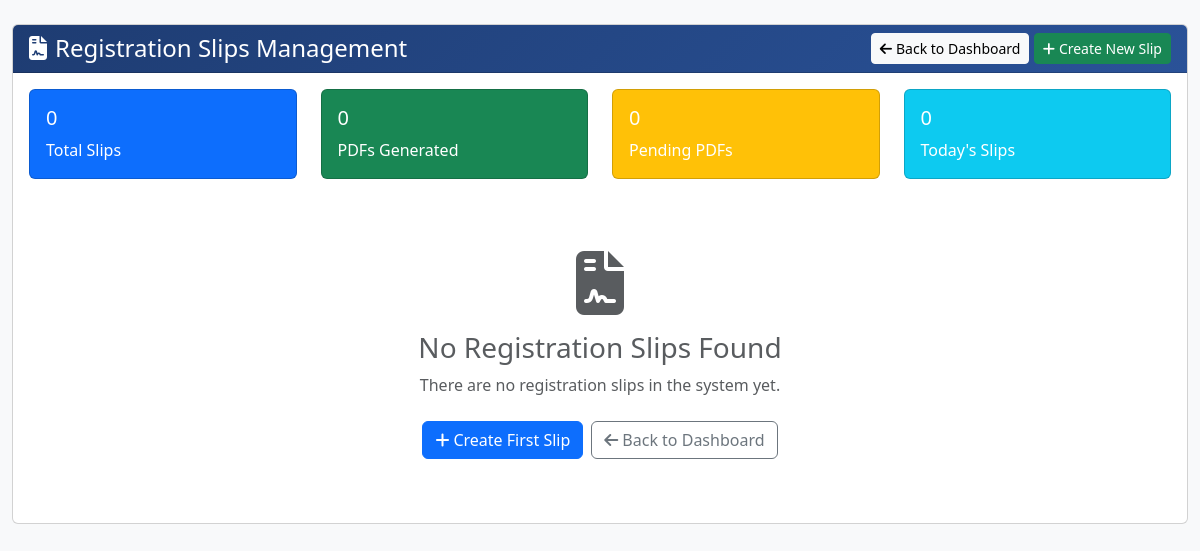
The page /admin/view_registration_slips (signed in) on the database as committed earlier.
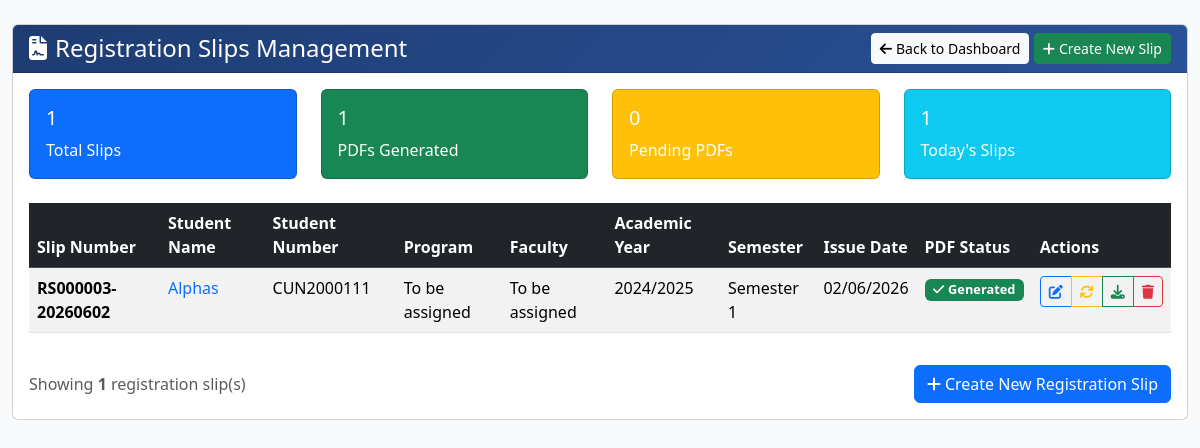
The same page on the database as committed later.
### app/models.py (models this page shows, shortened)
class RegistrationSlip(db.Model):
    __tablename__ = "registration_slip"
    id = db.Column(db.Integer, primary_key=True)
    slip_number = db.Column(db.String(50), unique=True, nullable=False)
    student_id = db.Column(db.Integer, db.ForeignKey('student.id'), nullable=False)
    issue_date = db.Column(db.DateTime, nullable=False, default=lambda: datetime.now(timezone.utc))
    pdf_filename = db.Column(db.String(255), nullable=True)
    created_by = db.Column(db.String(100), nullable=True)
    created_date = db.Column(db.DateTime, default=lambda: datetime.now(timezone.utc))
    academic_year = db.Column(db.String(20), nullable=True)
    semester = db.Column(db.String(20), nullable=True)
    program_name = db.Column(db.String(100), nullable=True)
    faculty_name = db.Column(db.String(100), nullable=True)
    student = db.relationship("Student", back_populates="registration_slips")

class Student(db.Model):
    __tablename__ = "student"
    id = db.Column(db.Integer, primary_key=True)
    student_number = db.Column(db.String(20), unique=True, nullable=False)
    name = db.Column(db.String(100), nullable=False)
    email = db.Column(db.String(120), unique=True, nullable=True)
    phone = db.Column(db.String(20), nullable=True)
    program = db.Column(db.String(50), nullable=True)
    faculty = db.Column(db.String(100), nullable=True)  # NEW: Added faculty field
    intake_year = db.Column(db.Integer, nullable=True)
    year_of_study = db.Column(db.Integer, nullable=True)
    semester = db.Column(db.String(20), nullable=True)  # NEW: Added semester field
    created_at = db.Column(db.DateTime, default=lambda: datetime.now(timezone.utc))
    user = db.relationship("User", back_populates="student_profile", uselist=False, foreign_keys=[User.student_id])
    payments = db.relationship("Payment", back_populates="student", lazy=True, cascade="all, delete-orphan")
    registrations = db.relationship("Registration", back_populates="student", lazy=True, cascade="all, delete-orphan")
    registration_slips = db.relationship("RegistrationSlip", back_populates="student", lazy=True, cascade="all, delete-orphan")

### app/routes/admin_routes.py (the view)
@admin_bp.route('/view_registration_slips')
@admin_required
def view_registration_slips():
    registration_slips = RegistrationSlip.query.order_by(RegistrationSlip.issue_date.desc()).all()
    today = datetime.utcnow().date()
    today_count = len([slip for slip in registration_slips if slip.issue_date.date() == today])
    return render_template('admin/view_registration_slips.html',
                         slips=registration_slips,
                         today_count=today_count)

### app/routes/admin_routes.py (called while the page is built)
def admin_required(f):
    @wraps(f)
    def decorated_function(*args, **kwargs):
        if 'user_id' not in session or session.get('role') != 'admin':
            flash("Please log in as admin to access this page.", "warning")
            return redirect(url_for('admin.admin_login'))
        return f(*args, **kwargs)
    return decorated_function

### app/templates/admin/view_registration_slips.html (shortened to what the changed rows need)
<!DOCTYPE html>
<html lang="en">
<head>
    <link rel="stylesheet" href="https://cdn.jsdelivr.net/npm/bootstrap@5.3.2/dist/css/bootstrap.min.css">
    <link rel="stylesheet" href="https://cdnjs.cloudflare.com/ajax/libs/font-awesome/6.4.0/css/all.min.css">
</head>
<body class="bg-light">
    <div class="container-fluid py-4">
        <div class="row">
            <div class="col-12">
                <div class="card">
                    <div class="card-body">
                        <div class="row mb-4">
                            <div class="col-md-3">
                                <div class="card text-white bg-primary">
                                    <div class="card-body">
                                        <h5 class="card-title">{{ slips|length }}</h5>
                                        <p class="card-text">Total Slips</p>
                                    </div>
                                </div>
                            </div>
                            <div class="col-md-3">
                                <div class="card text-white bg-success">
                                    <div class="card-body">
                                        <h5 class="card-title">{{ slips|selectattr('pdf_filename')|list|length }}</h5>
                                        <p class="card-text">PDFs Generated</p>
                                    </div>
                                </div>
                            </div>
                            <div class="col-md-3">
                                <div class="card text-white bg-info">
                                    <div class="card-body">
                                        <h5 class="card-title">{{ today_count }}</h5>
                                        <p class="card-text">Today's Slips</p>
                                    </div>
                                </div>
                            </div>
                        </div>
                        {% if slips %}
                        <div class="table-responsive">
                            <table class="table table-striped table-hover">
                                <thead class="table-dark">
                                    <tr>
                                        <th>Slip Number</th>
                                        <th>Student Name</th>
                                        <th>Student Number</th>
                                        <th>Program</th>
                                        <th>Faculty</th>
                                        <th>Academic Year</th>
                                        <th>Semester</th>
                                        <th>Issue Date</th>
                                        <th>PDF Status</th>
                                        <th>Actions</th>
                                    </tr>
                                </thead>
                                <tbody>
                                    {% for slip in slips %}
                                    <tr>
                                        <td>
                                            <strong>{{ slip.slip_number }}</strong>
                                        </td>
                                        <td>
                                            <a href="{{ url_for('admin.view_student_details', student_id=slip.student.id) }}"
                                               class="text-decoration-none">
                                                {{ slip.student.name }}
                                            </a>
                                        </td>
                                        <td>{{ slip.student.student_number }}</td>
                                        <td>{{ slip.program_name or '<span class="text-muted">Not set</span>'|safe }}</td>
                                        <td>{{ slip.faculty_name or '<span class="text-muted">Not set</span>'|safe }}</td>
                                        <td>{{ slip.academic_year or '2024/2025' }}</td>
                                        <td>{{ slip.semester or 'Semester 1' }}</td>
                                        <td>{{ slip.issue_date.strftime('%d/%m/%Y') }}</td>
                                        <td>
                                            {% if slip.pdf_filename %}
                                                <span class="badge bg-success status-badge">
                                                    <i class="fas fa-check me-1"></i>Generated
                                                </span>
                                            {% else %}
                                                <span class="badge bg-warning status-badge">
                                                    <i class="fas fa-clock me-1"></i>Pending
                                                </span>
                                            {% endif %}
                                        </td>
                                        <td class="table-actions">
                                            <div class="btn-group btn-group-sm">
                                                <a href="{{ url_for('admin.edit_registration_slip', slip_id=slip.id) }}"
                                                   class="btn btn-outline-primary"
                                                   title="Edit Slip">
                                                    <i class="fas fa-edit"></i>
                                                </a>
                                                <a href="{{ url_for('admin.regenerate_slip_pdf', slip_id=slip.id) }}"
                                                   class="btn btn-outline-warning"
                                                   title="Regenerate PDF">
                                                    <i class="fas fa-sync"></i>
                                                </a>
                                                {% if slip.pdf_filename %}
                                                <a href="{{ url_for('admin.serve_registration_slip', filename=slip.pdf_filename) }}"
                                                   class="btn btn-outline-success"
                                                   target="_blank"
                                                   title="Download PDF">
                                                    <i class="fas fa-download"></i>
                                                </a>
                                                {% else %}
                                                <button class="btn btn-outline-secondary" disabled title="No PDF available">
                                                    <i class="fas fa-download"></i>
                                                </button>
                                                {% endif %}
                                                <a href="{{ url_for('admin.delete_registration_slip', slip_id=slip.id) }}"
                                                   class="btn btn-outline-danger"
                                                   onclick="return confirm('Are you sure you want to delete this registration slip? This action cannot be undone.')"
                                                   title="Delete Slip">
                                                    <i class="fas fa-trash"></i>
                                                </a>
                                            </div>
                                        </td>
                                    </tr>
                                    {% endfor %}
                                </tbody>
                            </table>
                        </div>
                        <div class="d-flex justify-content-between align-items-center mt-3">
                            <div class="text-muted">
                                Showing <strong>{{ slips|length }}</strong> registration slip(s)
                            </div>
                            <div>
                                <a href="{{ url_for('admin.create_registration_slip_form') }}" class="btn btn-primary">
                                    <i class="fas fa-plus me-1"></i>Create New Registration Slip
                                </a>
                            </div>
                        </div>
                        {% else %}
                        <div class="text-center py-5">
                            <i class="fas fa-file-contract fa-4x text-muted mb-3"></i>
                            <h3 class="text-muted">No Registration Slips Found</h3>
                            <p class="text-muted mb-4">
                                There are no registration slips in the system yet.
                            </p>
                            <div class="d-flex justify-content-center gap-2">
                                <a href="{{ url_for('admin.create_registration_slip_form') }}" class="btn btn-primary">
                                    <i class="fas fa-plus me-1"></i>Create First Slip
                                </a>
                                <a href="{{ url_for('admin.dashboard') }}" class="btn btn-outline-secondary">
                                    <i class="fas fa-arrow-left me-1"></i>Back to Dashboard
                                </a>
                            </div>
                        </div>
                        {% endif %}
                    </div>
                </div>
            </div>
        </div>
    </div>
</body>
</html>

Rows that differ between the two databases and show on the page:
added RegistrationSlip: slip_number "RS000003-20260602", student.name "Alphas", student.student_number "CUN2000111", program_name "To be assigned", faculty_name "To be assigned", academic_year "2024/2025", semester "Semester 1", issue_date "02/06/2026", shows "Generated"
Other text that changed with them:
{{ slips|length }}: "0" → "1"
{{ slips|selectattr('pdf_filename')|list|length }}: "0" → "1"
{{ today_count }}: "0" → "1"
{{ slips|length }}: (not shown) → "1"
text no longer shown: "No Registration Slips Found There are no registration slips in the system yet. Create First Slip Back to Dashboard"
text now shown: "Slip Number Student Name Student Number Program Faculty Academic Year Semester Issue Date PDF Status Actions Showing registration slip(s) Create New Registration Slip"
